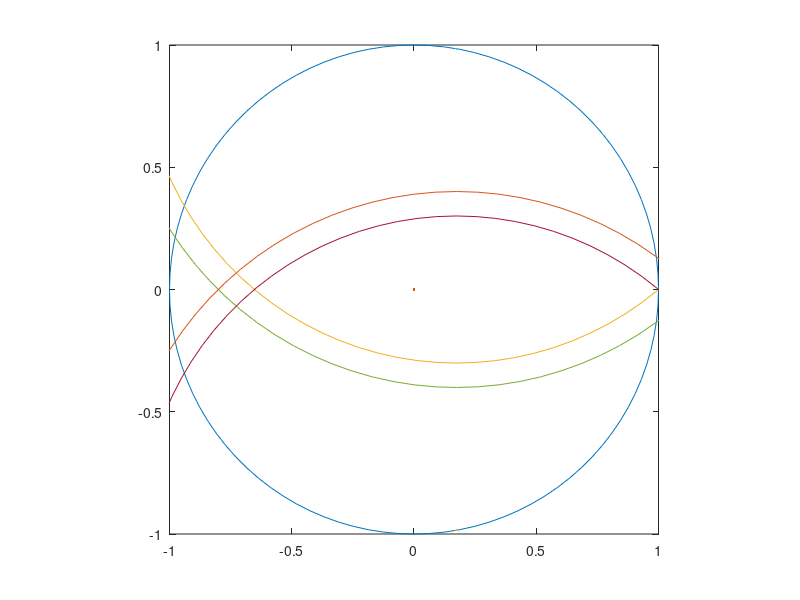

Write the MATLAB code that produced this figure.
a0=0;
b0=0;
r0=1;
theta=0:pi/50:2*pi;
x=a0+r0*cos(theta);
y=b0+r0*sin(theta);

a1=sind(10);
b1=cosd(10);
r1=sqrt((1-a1)^2+(0-b1)^2);
x1=a1+r1*cos(theta);
y1=b1+r1*sin(theta);

r2=r1+0.1;
x2=a1+r2*cos(theta);
y2=b1+r2*sin(theta);

a2=sind(10);
b2=-1*cosd(10);
r3=sqrt((1-a2)^2+(0-b2)^2);
x3=a2+r3*cos(theta);
y3=b2+r3*sin(theta);

r4=r3+0.1;
x4=a2+r4*cos(theta);
y4=b2+r4*sin(theta);

plot(x,y,'-',a0,b0,'.');
axis square;
axis ([-1,1,-1,1]);
hold on;
plot(x1,y1,'-',a1,b1,'.');
plot(x2,y2,'-',a1,b1,'.');
plot(x3,y3,'-',a2,b2,'.');
plot(x4,y4,'-',a2,b2,'.');


